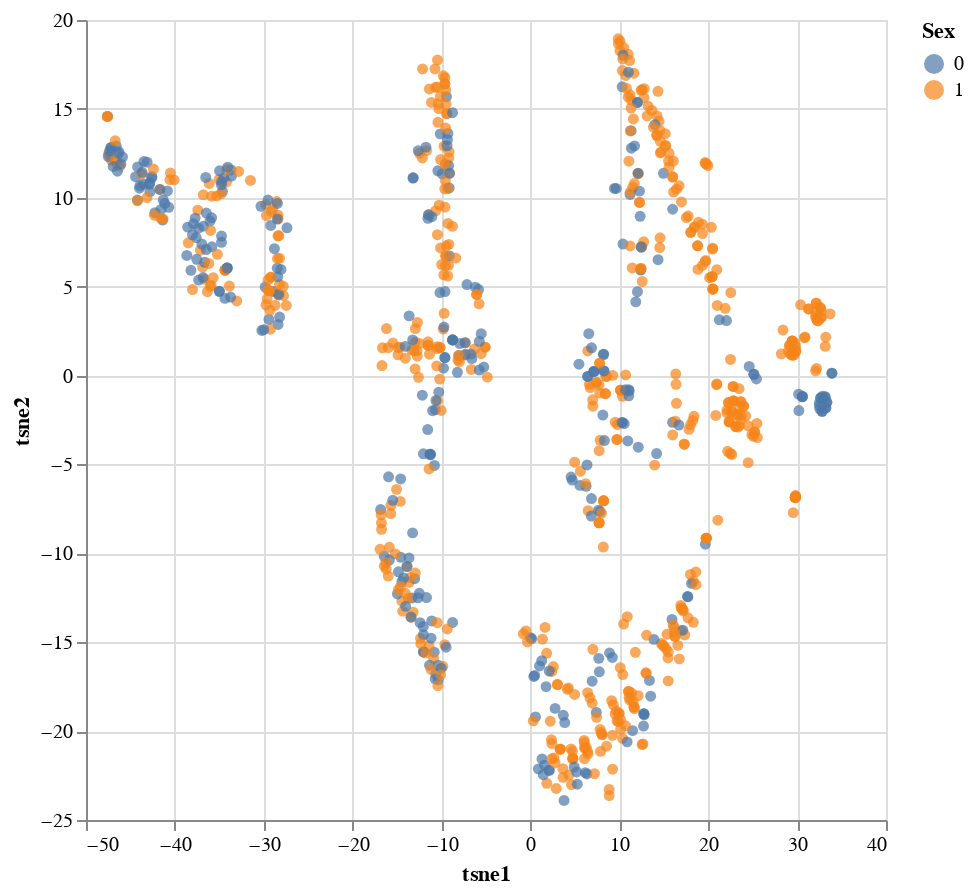

Notebook source saved alongside this figure:
### Code cell
alt.Chart(df).mark_circle().encode(
    x='tsne1:Q', 
    y='tsne2:Q',
    color='Sex:N',
).properties(width=400, height=400)

### Figure 1 — Vega-Lite specification as saved in the notebook (floating-point values rounded to 4 significant figures; data arrays with more than 128 entries replaced by an {"elided": "..."} marker saying what was removed)
{"config": {"view": {"continuousWidth": 400, "continuousHeight": 300}}, "data": {"name": "data-c973a4e76c68d133e563a7ea67cff51b"}, "mark": "circle", "encoding": {"color": {"type": "nominal", "field": "Sex"}, "x": {"type": "quantitative", "field": "tsne1"}, "y": {"type": "quantitative", "field": "tsne2"}}, "height": 400, "width": 400, "$schema": "https://vega.github.io/schema/vega-lite/v4.0.0.json", "datasets": {"data-c973a4e76c68d133e563a7ea67cff51b": {"elided": "891 records"}}}
